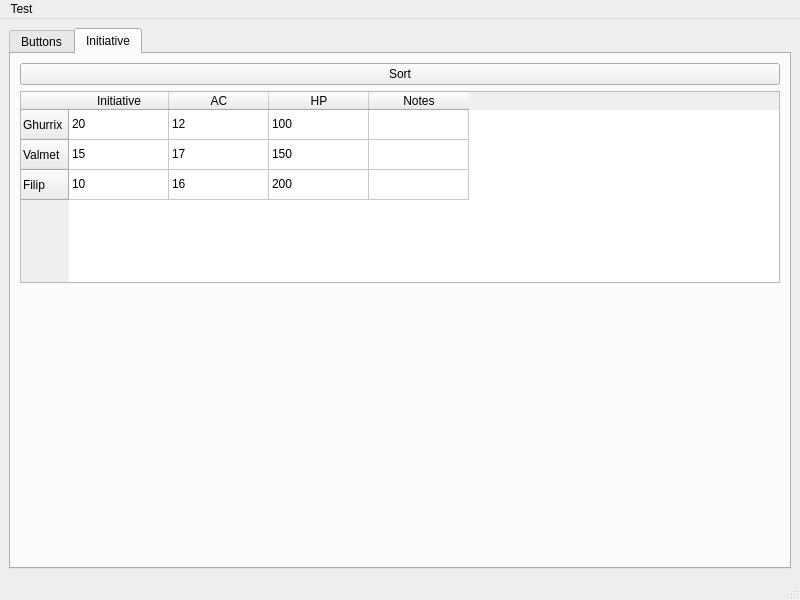
<?xml version="1.0" encoding="UTF-8"?>
<ui version="4.0">
 <class>MainWindow</class>
 <widget class="QMainWindow" name="MainWindow">
  <property name="geometry">
   <rect>
    <x>0</x>
    <y>0</y>
    <width>800</width>
    <height>600</height>
   </rect>
  </property>
  <property name="windowTitle">
   <string>MainWindow</string>
  </property>
  <property name="autoFillBackground">
   <bool>false</bool>
  </property>
  <widget class="QWidget" name="centralwidget">
   <layout class="QHBoxLayout" name="horizontalLayout">
    <item>
     <widget class="QTabWidget" name="tabWidget">
      <property name="currentIndex">
       <number>1</number>
      </property>
      <widget class="QWidget" name="Buttons">
       <attribute name="title">
        <string>Buttons</string>
       </attribute>
       <layout class="QVBoxLayout" name="verticalLayout_2">
        <item>
         <layout class="QVBoxLayout" name="verticalLayout">
          <item>
           <widget class="QPushButton" name="pushButton">
            <property name="text">
             <string>PushButton</string>
            </property>
           </widget>
          </item>
          <item>
           <widget class="QPushButton" name="pushButton_2">
            <property name="text">
             <string>PushButton</string>
            </property>
           </widget>
          </item>
          <item>
           <widget class="QPushButton" name="pushButton_3">
            <property name="text">
             <string>PushButton</string>
            </property>
           </widget>
          </item>
         </layout>
        </item>
       </layout>
      </widget>
      <widget class="QWidget" name="Initiative">
       <attribute name="title">
        <string>Initiative</string>
       </attribute>
       <layout class="QVBoxLayout" name="verticalLayout_3">
        <item>
         <widget class="QPushButton" name="sortButton">
          <property name="text">
           <string>Sort</string>
          </property>
         </widget>
        </item>
        <item alignment="Qt::AlignTop">
         <widget class="QTableWidget" name="tableWidget">
          <property name="minimumSize">
           <size>
            <width>758</width>
            <height>192</height>
           </size>
          </property>
          <row>
           <property name="text">
            <string>Ghurrix</string>
           </property>
          </row>
          <row>
           <property name="text">
            <string>Valmet</string>
           </property>
          </row>
          <row>
           <property name="text">
            <string>Filip</string>
           </property>
          </row>
          <column>
           <property name="text">
            <string>Initiative</string>
           </property>
          </column>
          <column>
           <property name="text">
            <string>AC</string>
           </property>
          </column>
          <column>
           <property name="text">
            <string>HP</string>
           </property>
          </column>
          <column>
           <property name="text">
            <string>Notes</string>
           </property>
          </column>
          <item row="0" column="0">
           <property name="text">
            <string>20</string>
           </property>
          </item>
          <item row="0" column="1">
           <property name="text">
            <string>12</string>
           </property>
          </item>
          <item row="0" column="2">
           <property name="text">
            <string>100</string>
           </property>
          </item>
          <item row="1" column="0">
           <property name="text">
            <string>15</string>
           </property>
          </item>
          <item row="1" column="1">
           <property name="text">
            <string>17</string>
           </property>
          </item>
          <item row="1" column="2">
           <property name="text">
            <string>150</string>
           </property>
          </item>
          <item row="2" column="0">
           <property name="text">
            <string>10</string>
           </property>
          </item>
          <item row="2" column="1">
           <property name="text">
            <string>16</string>
           </property>
          </item>
          <item row="2" column="2">
           <property name="text">
            <string>200</string>
           </property>
          </item>
         </widget>
        </item>
       </layout>
      </widget>
     </widget>
    </item>
   </layout>
  </widget>
  <widget class="QMenuBar" name="menubar">
   <property name="geometry">
    <rect>
     <x>0</x>
     <y>0</y>
     <width>800</width>
     <height>21</height>
    </rect>
   </property>
   <widget class="QMenu" name="menuTest">
    <property name="title">
     <string>Test</string>
    </property>
    <addaction name="actionOpen_File"/>
    <addaction name="actionExit"/>
   </widget>
   <addaction name="menuTest"/>
  </widget>
  <widget class="QStatusBar" name="statusbar"/>
  <action name="actionOpen_File">
   <property name="text">
    <string>Open File</string>
   </property>
  </action>
  <action name="actionExit">
   <property name="text">
    <string>Exit</string>
   </property>
  </action>
 </widget>
 <resources/>
 <connections/>
</ui>
